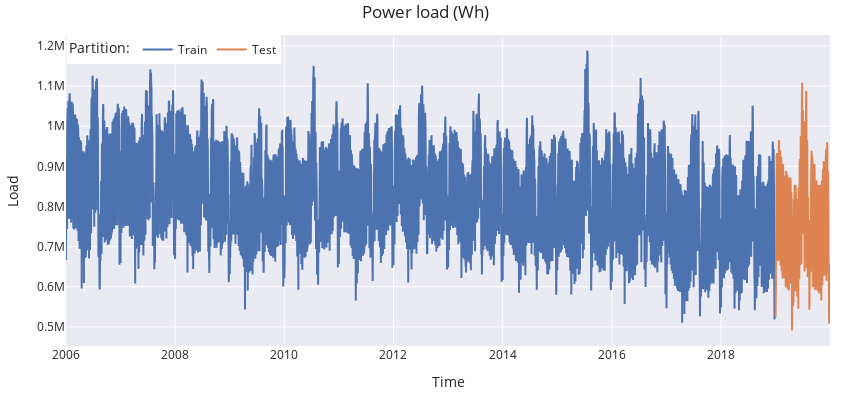

Source (notebook cell):
### Markdown cell above
An highlight of the train and test sets is also provided.

### Code cell
# Interactive plot of time series
# ==============================================================================
fig = go.Figure()
fig.add_trace(go.Scatter(x=data_train.index, y=data_train['Load'], mode='lines', name='Train'))
fig.add_trace(go.Scatter(x=data_test.index, y=data_test['Load'], mode='lines', name='Test'))
fig.update_layout(
    title  = 'Power load (Wh)',
    xaxis_title="Time",
    yaxis_title="Load",
    legend_title="Partition:",
    width=850,
    height=400,
    margin=dict(l=20, r=20, t=35, b=20),
    legend=dict(
        orientation="h",
        yanchor="top",
        y=1,
        xanchor="left",
        x=0.001
    )
)
fig.show()

### Figure 1 — Plotly figure (JSON) as saved in the notebook; plotly's stock layout.template omitted (floating-point values rounded to 4 significant figures; data arrays with more than 128 entries replaced by an {"elided": "..."} marker saying what was removed)
{"data": [{"mode": "lines", "name": "Train", "type": "scatter", "x": {"elided": "4748 str values"}, "y": {"elided": "4748 float values"}}, {"mode": "lines", "name": "Test", "type": "scatter", "x": {"elided": "365 str values"}, "y": {"elided": "365 float values"}}], "layout": {"height": 400, "legend": {"orientation": "h", "title": {"text": "Partition:"}, "x": 0.001, "xanchor": "left", "y": 1, "yanchor": "top"}, "margin": {"b": 20, "l": 20, "r": 20, "t": 35}, "title": {"text": "Power load (Wh)"}, "width": 850, "xaxis": {"title": {"text": "Time"}}, "yaxis": {"title": {"text": "Load"}}}}
